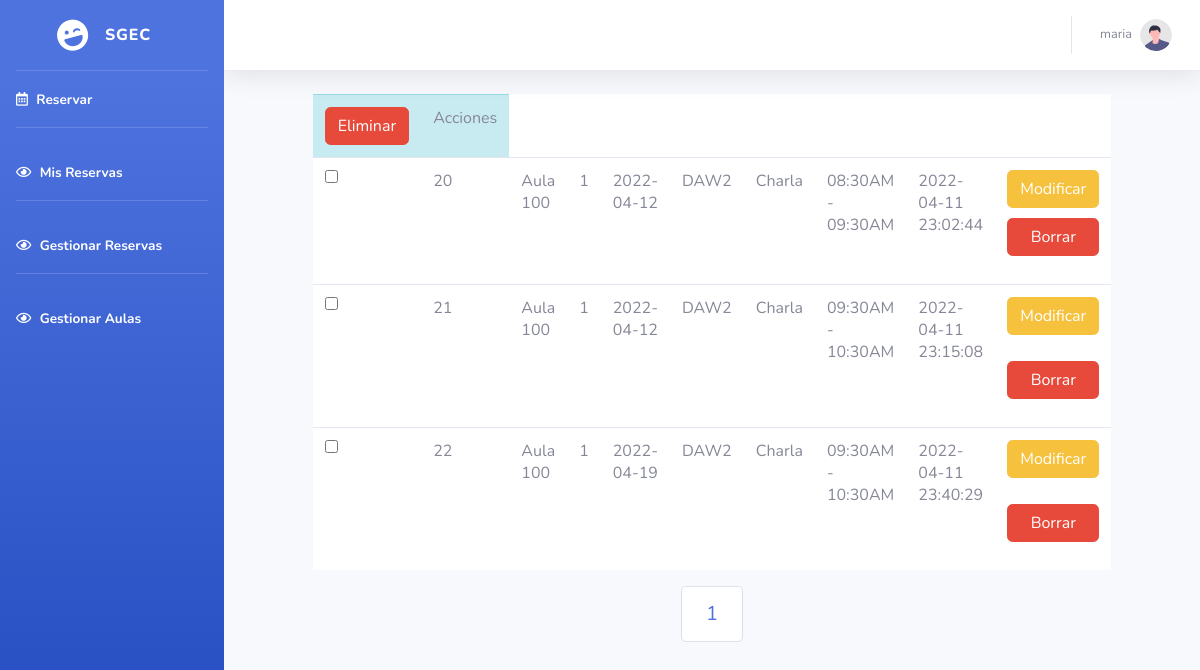
Page /crudReservas.php?pag=1 (signed in) on the earlier database version.
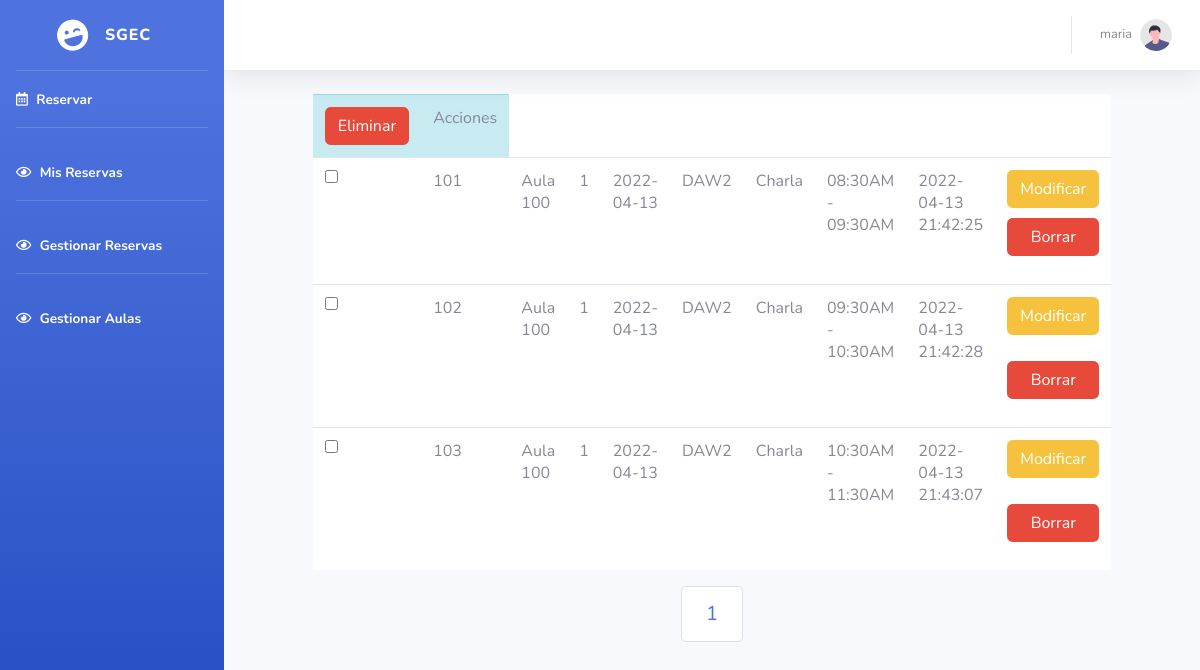
Same page on the later database version.
### tables this page shows
CREATE TABLE `reservas` (
  `id` int(11) NOT NULL,
  `idAula` varchar(220) NOT NULL,
  `idUsuario` int(11) NOT NULL,
  `fecha` date NOT NULL,
  `grupo` varchar(255) NOT NULL,
  `motivo` varchar(255) NOT NULL,
  `hora` varchar(255) NOT NULL,
  `fecha_creacion` timestamp NOT NULL DEFAULT current_timestamp() ON UPDATE current_timestamp()
);

### crudReservas.php (the view, shortened to what this page needs)
<?php
if ( $_GET['pag']==1){
	?>
	<html><head><style>.anterior{display:none}</style></head></html>
	<?php
}
?>
<!DOCTYPE html>
<html lang="en">
<head>
    <link href="vendor/fontawesome-free/css/all.min.css" rel="stylesheet" type="text/css">
    <link href="css/sb-admin-2.min.css" rel="stylesheet">
</head>
<body id="page-top">
    <div id="wrapper">
        <ul class="navbar-nav bg-gradient-primary sidebar sidebar-dark accordion" id="accordionSidebar">
            <a class="sidebar-brand d-flex align-items-center justify-content-center" href="index.php">
                <div class="sidebar-brand-icon rotate-n-15">
                    <i class="fas fa-laugh-wink"></i>
                </div>
                <div class="sidebar-brand-text mx-3">sgec</div>
            </a>
            <hr class="sidebar-divider my-0">
            <li class="nav-item active">
                <a class="nav-link" href="index.php">
                    <i class="far fa-calendar-alt"></i>
                    <span>Reservar</span></a>
            </li>
            <hr class="sidebar-divider">
            <li class="nav-item active">
                <a class="nav-link" href="crudMisReservas.php">
                    <i class="far fa-eye"></i>
                    <span>Mis Reservas</span></a>
            </li>
            <hr class="sidebar-divider">
            <li class="nav-item active">
                <a class="nav-link" href="crudReservas.php">
                    <i class="far fa-eye"></i>
                    <span>Gestionar Reservas</span></a>
            </li>
            <hr class="sidebar-divider">
            <li class="nav-item active">
                <a class="nav-link" href="crudAulas.php">
                    <i class="far fa-eye"></i>
                    <span>Gestionar Aulas</span></a>
            </li>
        </ul>
        <div id="content-wrapper" class="d-flex flex-column">
            <div id="content">
                <nav class="navbar navbar-expand navbar-light bg-white topbar mb-4 static-top shadow">
                    <ul class="navbar-nav ml-auto">
                        <li class="nav-item dropdown no-arrow">
                            <a class="nav-link dropdown-toggle" href="#" id="userDropdown" role="button"
                                data-toggle="dropdown" aria-haspopup="true" aria-expanded="false">
                                <span class="mr-2 d-none d-lg-inline text-gray-600 small"><?php echo $_SESSION['nombre'];?></span>
                                <img class="img-profile rounded-circle"
                                    src="img/undraw_profile.svg">
                            </a>
                        </li>
                    </ul>
                </nav>
				<?php
$servername="localhost";
$username="root";
$password="";
try{
    $conn=new PDO("mysql:host=$servername;dbname=sgec;charset=utf8",$username,$password);
    $conn->setAttribute(PDO::ATTR_ERRMODE,PDO::ERRMODE_EXCEPTION);
}catch(PDOException $e){
    echo "Conexión fallida".$e->getMessage();
}
		?>
			<?php
	$sql='SELECT * FROM reservas';
	$sentencia= $conn->prepare($sql);
	$sentencia->execute();
    $resultado=$sentencia->fetchAll();
	$contactos_x_pagina=6;
	$total_contactos_db=$sentencia->rowCount();
	$paginas=$total_contactos_db/$contactos_x_pagina;
	$paginas=ceil($paginas);
?>
	<body>
		<?php
			$iniciar=($_GET['pag']-1)*$contactos_x_pagina;
			$sql_contactos='SELECT * FROM reservas LIMIT :inicar,:ncontactos';
			$sentencia_contactos=$conn->prepare($sql_contactos);
			$sentencia_contactos->bindParam(':inicar',$iniciar,  PDO::PARAM_INT);
			$sentencia_contactos->bindParam(':ncontactos',$contactos_x_pagina,  PDO::PARAM_INT);
			$sentencia_contactos->execute();
			$resultado_contactos=$sentencia_contactos->fetchAll();
						echo "
			<form method='post' class='crud ' >
				<table class='table table-hover bg-white'>
                <thead class='table-info'>
				<tr >
					<td><input type='submit' class='btn btn-danger'  name='borrar' value='Eliminar'></td>";
				echo "<td>Acciones</td>
				</tr>                </thead>
";
			foreach($resultado_contactos as $contacto){
				echo "<tr>";
				echo "<td><input type='checkbox' name='eliminar[]' value='".$contacto[0]."'/></td>";
				for($i=0;$i<count($contacto)/2;$i++){
					echo "<td>".$contacto[$i]."</td>";
				}
						echo"<td class='opciones'>
						<form action='' method='post'>
							<input type='hidden' name='dato' value='".$contacto[0]."'>
							<input type='submit' class='btn btn-warning' value='Modificar' name='modificar'/>
						</form>
						<form action='' method='post'>
							<input type='hidden' name='dato' value='".$contacto[0]."'>
							<input type='submit' class='btn btn-danger'  value='Borrar'  name='quitar'/>
						</form></td>
					</tr>";
			}
			echo "</table></form>";
?>
		<div class="contenedor-pag" style="    display: flex;
    align-items: center;
    justify-content: center;">
		<ul class="pagination pagination-lg">
				<?php for($i=0;$i<$paginas;$i++): ?>
			<li class="page-item" class="<?php echo $_GET['pag']==$i+1 ? 'activado' : ' '?>">
				<a class="page-link" href="crudReservas.php?pag=<?php echo $i+1 ?>">
					<?php echo $i+1 ?>
				</a>
			</li>
				<?php endfor ?>
		</ul>
				</div>
	</div>
            </div>
        </div>
</body>
</html>

### crudReservas.php (style rules this page uses)
input[value="Borrar"] { width:100%; margin-top:10px }
table { width:80% !important }
.crud { display: flex; justify-content: center; flex-direction: column; align-items: center; align-content: center; }
#wrapper { top: 0px; position: absolute; left: 0px; right: 0px; bottom: 0px; }

Differences in the rows shown:
removed reservas: id "20", idAula "Aula 100", idUsuario "1", fecha "2022-04-12", grupo "DAW2", motivo "Charla", hora "08:30AM - 09:30AM", fecha_creacion "2022-04-11 23:02:44"
removed reservas: id "21", idAula "Aula 100", idUsuario "1", fecha "2022-04-12", grupo "DAW2", motivo "Charla", hora "09:30AM - 10:30AM", fecha_creacion "2022-04-11 23:15:08"
removed reservas: id "22", idAula "Aula 100", idUsuario "1", fecha "2022-04-19", grupo "DAW2", motivo "Charla", hora "09:30AM - 10:30AM", fecha_creacion "2022-04-11 23:40:29"
added reservas: id "101", idAula "Aula 100", idUsuario "1", fecha "2022-04-13", grupo "DAW2", motivo "Charla", hora "08:30AM - 09:30AM", fecha_creacion "2022-04-13 21:42:25"
added reservas: id "102", idAula "Aula 100", idUsuario "1", fecha "2022-04-13", grupo "DAW2", motivo "Charla", hora "09:30AM - 10:30AM", fecha_creacion "2022-04-13 21:42:28"
added reservas: id "103", idAula "Aula 100", idUsuario "1", fecha "2022-04-13", grupo "DAW2", motivo "Charla", hora "10:30AM - 11:30AM", fecha_creacion "2022-04-13 21:43:07"
